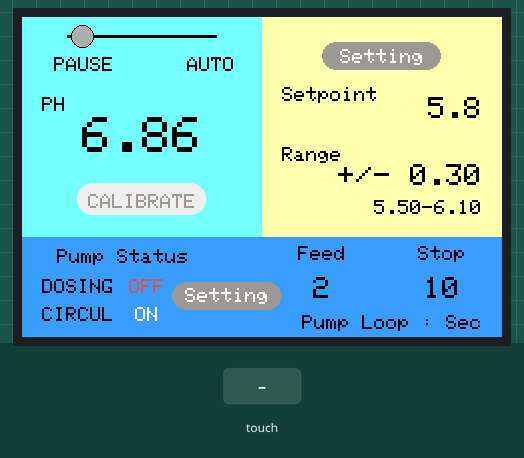
Bench run of a sketch on a simulated ESP32. Parts: 480×320 colour display. Inputs (shaded band) come from the test bench. What the sketch prints to the serial monitor is not drawn.

Above: at 6.5 s.
6.6 s: screen touched at 13 % across, 10 % down
At 8.1 s:
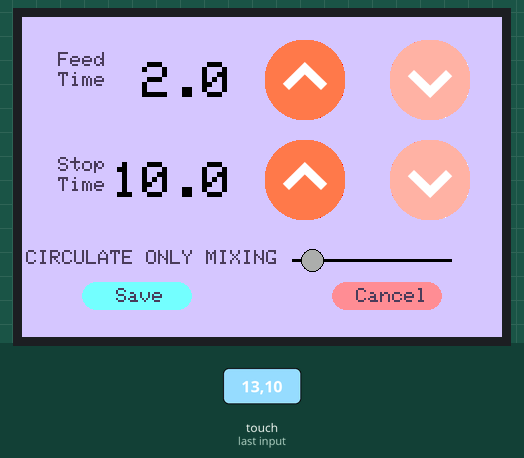
8.4 s: screen touched at 38 % across, 10 % down
At 9.2 s:
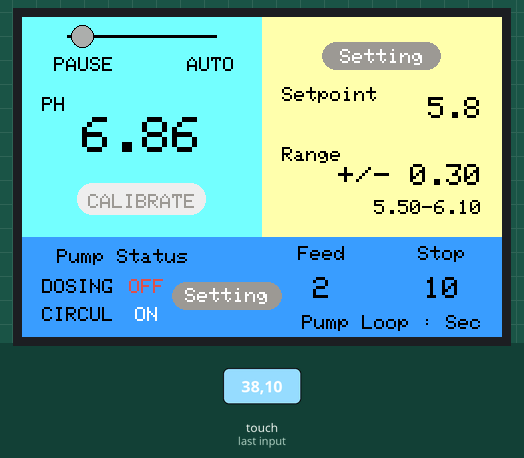
10.3 s: screen touched at 62 % across, 50 % down
At 11.8 s:
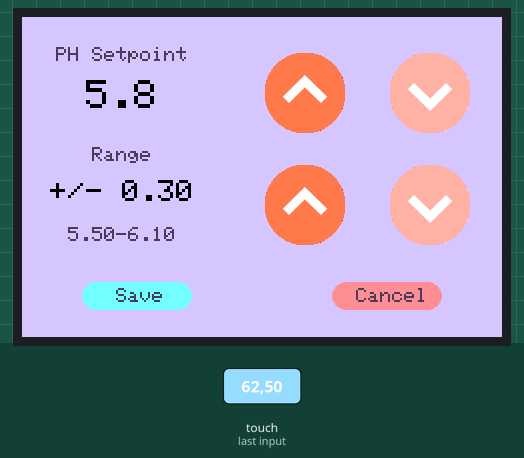
12.1 s: screen touched at 62 % across, 10 % down
At 13.7 s:
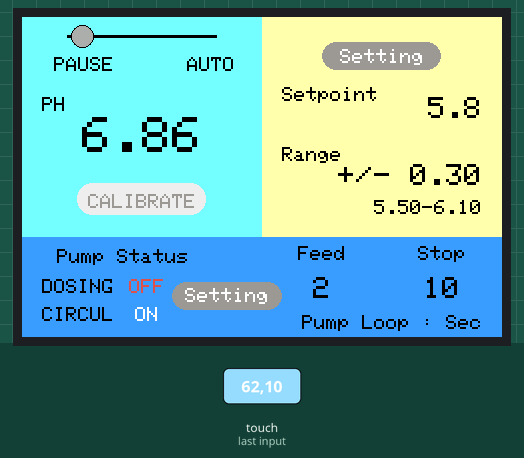
14.0 s: screen touched at 13 % across, 50 % down
At 14.7 s:
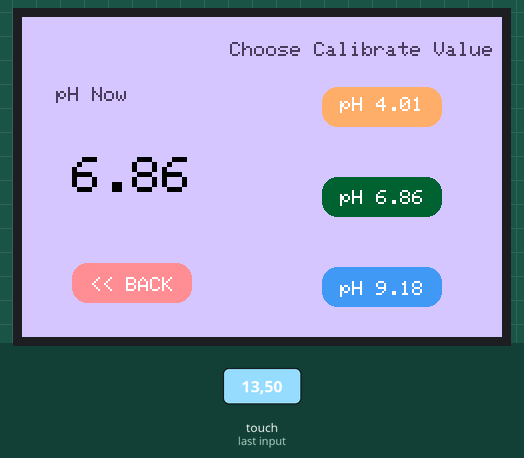
15.7 s: screen touched at 13 % across, 30 % down
At 16.5 s:
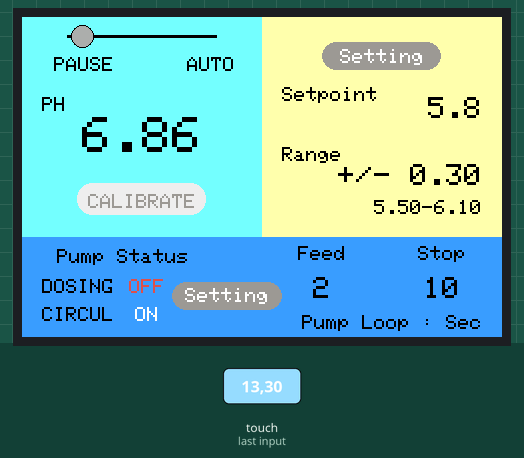
Timing chart, 0 to 18.6 s (numbered marks = the images above; inputs shaded):
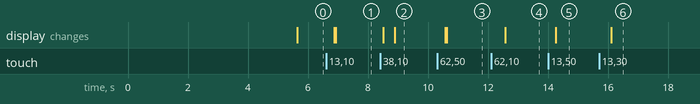

The sketch:

main.ino
```cpp
#include <TFT_eSPI.h>

#include "iconUp.h"
#include "iconDown.h"

TFT_eSPI tft = TFT_eSPI();

TFT_eSprite upSprite = TFT_eSprite(&tft);
TFT_eSprite downSprite = TFT_eSprite(&tft);

bool modeAuto = false;

float pHCurrent = 6.86;

float pHSetPoint = 5.8;
float pHRange = 0.3;

float feedTime = 2.0;
float stopTime = 10.0;
bool mixing = false;

float prePHSetPoint = pHSetPoint;
float prePpHRange = pHRange;

float preFeedTime = feedTime;
float preStopTime = stopTime;
bool preMixing = mixing;

void setup()
{
    Serial.begin(115200);
    tft.init();

    tft.setRotation(1);
    tft.setSwapBytes(true);
    //    fill screen
    tft.fillScreen(tft.color24to16(0x000000));

    tft.setTextSize(5);
    tft.setTextColor(tft.color24to16(0xFFFFFF));
    tft.setTextDatum(CC_DATUM);

    tft.drawString("HELLO!", 270, 100);
    tft.drawString("Welcome", 260, 140);

    delay(5000);
}

int currentPage = 1;
bool isShowMainScreen = false;
bool isShowPHsetPoint = false;
bool isShowCalibrate = false;
bool isShowSettingFeed = false;

void loop()
{
    switch (currentPage)
    {
    case 1:
        showMainScreen();
        break;
    case 2:
        showPHsetPoint();
        break;
    case 3:
        showCalibrate();
        break;
    case 4:
        showSettingFeed();
        break;
    default:
        // reset go to home screen
        currentPage = 1;
    }

    delay(50);
}

void changeMode()
{
    tft.fillRect(0, 0, 240, 32, tft.color24to16(0x72FEFD));

    tft.drawFastHLine(45, 20, 150, tft.color24to16(0x000));
    tft.drawFastHLine(45, 19, 150, tft.color24to16(0x000));
    tft.drawFastHLine(45, 18, 150, tft.color24to16(0x000));
    if (modeAuto)
    {
        tft.drawEllipse(60, 19, 10, 10, tft.color24to16(0x000));
        tft.drawEllipse(60, 19, 11, 11, tft.color24to16(0x000));
        tft.fillCircle(60, 19, 10, tft.color24to16(0xafafaf));
        Serial.println("Pause");
        modeAuto = false;
    }
    else
    {
        tft.drawEllipse(180, 19, 10, 10, tft.color24to16(0x000));
        tft.drawEllipse(180, 19, 11, 11, tft.color24to16(0x000));
        tft.fillCircle(180, 19, 10, tft.color24to16(0x3D9CF8));
        Serial.println("Auto");
        modeAuto = true;
    }
}

void showMainScreen()

{
    if (isShowMainScreen)
    {
        Serial.println("showing main screen");
        uint16_t x, y;
        if (tft.getTouch(&x, &y))
        {
            Serial.printf("Touched at (%d, %d)\n", x, y);
            if ((x > 0 && x < 240) && (y > 230 && y < 320))
            {
                changeMode();
            }
            else if ((x > 240 && x < 480) && (y > 120 && y < 320))
            {
                currentPage = 2;
            }
            else if ((x > 0 && x < 240) && (y > 100 && y < 180))
            {
                currentPage = 3;
            }
            else if ((x > 0 && x < 480) && (y > 0 && y < 100))
            {
                currentPage = 4;
            }
        }
    }
    else
    {
        //    fill screen
        tft.fillScreen(tft.color24to16(0x000000));

        // ========================================================================== //
        tft.fillRect(0, 0, 240, 220, tft.color24to16(0x72FEFD));

        tft.drawFastHLine(45, 20, 150, tft.color24to16(0x000));
        tft.drawFastHLine(45, 19, 150, tft.color24to16(0x000));
        tft.drawFastHLine(45, 18, 150, tft.color24to16(0x000));

        tft.drawEllipse(60, 19, 10, 10, tft.color24to16(0x000));
        tft.drawEllipse(60, 19, 11, 11, tft.color24to16(0x000));
        tft.fillCircle(60, 19, 10, tft.color24to16(0xafafaf));

        tft.setTextSize(2);
        tft.setTextColor(tft.color24to16(0x000));
        tft.setTextDatum(TL_DATUM);
        tft.drawString("PAUSE", 32, 40);

        tft.setTextSize(2);
        tft.setTextColor(tft.color24to16(0x000));
        tft.setTextDatum(TL_DATUM);
        tft.drawString("AUTO", 165, 40);

        tft.setTextSize(2);
        tft.setTextColor(tft.color24to16(0x000));
        tft.setTextDatum(TL_DATUM);
        tft.drawString("PH", 20, 80);

        tft.setTextSize(5);
        tft.setTextColor(tft.color24to16(0x000));
        tft.setTextDatum(MC_DATUM);
        tft.drawFloat(pHCurrent, 2, 120, 120);

        tft.fillRoundRect(55, 166, 129, 32, 15, tft.color24to16(0xEEEEEE));

        tft.setTextSize(2);
        tft.setTextColor(tft.color24to16(0x989997));
        tft.setTextDatum(MC_DATUM);
        tft.drawString("CALIBRATE", 120, 185);

        // ========================================================================== //
        tft.fillRect(240, 0, 240, 220, tft.color24to16(0xFFFDA8));

        tft.fillRoundRect(300, 25, 119, 28, 15, tft.color24to16(0x989997));

        tft.setTextSize(2);
        tft.setTextColor(tft.color24to16(0xFFFFFF));
        tft.setTextDatum(MC_DATUM);
        tft.drawString("Setting", 360, 40);

        tft.setTextSize(2);
        tft.setTextColor(tft.color24to16(0x000));
        tft.setTextDatum(TL_DATUM);
        tft.drawString("Setpoint", 260, 70);

        tft.setTextSize(3);
        tft.setTextColor(tft.color24to16(0x000));
        tft.setTextDatum(TR_DATUM);
        tft.drawFloat(pHSetPoint, 1, 460, 80);

        tft.setTextSize(2);
        tft.setTextColor(tft.color24to16(0x000));
        tft.setTextDatum(TL_DATUM);
        tft.drawString("Range", 260, 130);

        tft.setTextSize(3);
        tft.setTextColor(tft.color24to16(0x000));
        tft.setTextDatum(TR_DATUM);
        tft.drawString("+/- " + String(pHRange), 460, 147);

        tft.setTextSize(2);
        tft.setTextColor(tft.color24to16(0x000));
        tft.setTextDatum(TR_DATUM);
        tft.drawString(String((pHSetPoint - pHRange)) + "-" + String((pHSetPoint + pHRange)), 460, 183);

        // ========================================================================== //
        tft.fillRect(0, 220, 480, 100, tft.color24to16(0x3D9CF8));

        tft.setTextSize(2);
        tft.setTextColor(tft.color24to16(0x000));
        tft.setTextDatum(TL_DATUM);
        tft.drawString("Pump Status", 35, 232);

        tft.setTextSize(2);
        tft.setTextColor(tft.color24to16(0x000));
        tft.setTextDatum(TL_DATUM);
        tft.drawString("DOSING", 20, 262);

        tft.setTextSize(2);
        tft.setTextColor(tft.color24to16(0xD9534F));
        tft.setTextDatum(TC_DATUM);
        tft.drawString("OFF", 125, 262);

        tft.setTextSize(2);
        tft.setTextColor(tft.color24to16(0x000));
        tft.setTextDatum(TL_DATUM);
        tft.drawString("CIRCUL", 20, 290);

        tft.setTextSize(2);
        tft.setTextColor(tft.color24to16(0xFFFFFF));
        tft.setTextDatum(TC_DATUM);
        tft.drawString("ON", 125, 290);

        tft.fillRoundRect(150, 265, 110, 28, 15, tft.color24to16(0x989997));

        tft.setTextSize(2);
        tft.setTextColor(tft.color24to16(0xFFFFFF));
        tft.setTextDatum(TC_DATUM);
        tft.drawString("Setting", 205, 271);

        tft.setTextSize(2);
        tft.setTextColor(tft.color24to16(0x000));
        tft.setTextDatum(TC_DATUM);
        tft.drawString("Feed", 300, 229);

        tft.setTextSize(3);
        tft.setTextColor(tft.color24to16(0x000));
        tft.setTextDatum(TC_DATUM);
        tft.drawNumber(feedTime, 300, 260);

        tft.setTextSize(2);
        tft.setTextColor(tft.color24to16(0x000));
        tft.setTextDatum(TC_DATUM);
        tft.drawString("Stop", 420, 229);

        tft.setTextSize(3);
        tft.setTextColor(tft.color24to16(0x000));
        tft.setTextDatum(TC_DATUM);
        tft.drawNumber(stopTime, 420, 260);

        tft.setTextSize(2);
        tft.setTextColor(tft.color24to16(0x000));
        tft.setTextDatum(TL_DATUM);
        tft.drawString("Pump Loop : Sec", 280, 298);

        isShowMainScreen = true;
        isShowPHsetPoint = false;
        isShowCalibrate = false;
        isShowSettingFeed = false;
    }
}

void showPHsetPoint()
{
    if (isShowPHsetPoint)
    {
        Serial.println("showing PH Set Point screen");
        uint16_t x, y;
        if (tft.getTouch(&x, &y))
        {
            Serial.printf("Touched at (%d, %d)\n", x, y);
            // save button
            if ((x > 0 && x < 240) && (y > 0 && y < 60))
            {
                pHSetPoint = prePHSetPoint;
                pHRange = prePpHRange;
                currentPage = 1;
            }
            // cancel button
            else if ((x > 240 && x < 480) && (y > 0 && y < 60))
            {
                prePHSetPoint = pHSetPoint;
                prePpHRange = pHRange;
                currentPage = 1;
            }
            // touch add set point
            else if ((x > 212 && x < 347) && (y > 190 && y < 300))
            {
                prePHSetPoint = prePHSetPoint + 0.1;
            }
            // touch negative set point
            else if ((x > 347 && x < 480) && (y > 190 && y < 300))
            {
                prePHSetPoint = prePHSetPoint - 0.1;
            }
            // touch add range set point
            else if ((x > 212 && x < 347) && (y > 80 && y < 190))
            {
                prePpHRange = prePpHRange + 0.1;
            }
            // touch negative range set point
            else if ((x > 347 && x < 480) && (y > 80 && y < 190))
            {
                prePpHRange = prePpHRange - 0.1;
            }

            tft.fillRoundRect(0, 0, 210, 250, 15, tft.color24to16(0xD7C5F9));

            tft.setTextSize(2);
            tft.setTextColor(tft.color24to16(0x483E59));
            tft.setTextDatum(TC_DATUM);
            tft.drawString("PH Setpoint", 100, 30);
            tft.drawString("Range", 100, 130);
            tft.drawString(String((prePHSetPoint - prePpHRange)) + "-" + String((prePHSetPoint + prePpHRange)), 100, 210);

            tft.setTextSize(4);
            tft.setTextColor(tft.color24to16(0x000));
            tft.setTextDatum(TC_DATUM);
            tft.drawFloat(prePHSetPoint, 1, 100, 63);

            tft.setTextSize(3);
            tft.setTextColor(tft.color24to16(0x000));
            tft.setTextDatum(TC_DATUM);
            tft.drawString("+/- " + String(prePpHRange), 100, 163);
        }
    }
    else
    {

        // =============PH Setpoint=============================================//
        tft.fillScreen(tft.color24to16(0xD7C5F9));

        tft.setTextSize(2);
        tft.setTextColor(tft.color24to16(0x483E59));
        tft.setTextDatum(TC_DATUM);
        tft.drawString("PH Setpoint", 100, 30);
        tft.drawString("Range", 100, 130);
        tft.drawString(String((pHSetPoint - pHRange)) + "-" + String((pHSetPoint + pHRange)), 100, 210);

        tft.setTextSize(4);
        tft.setTextColor(tft.color24to16(0x000));
        tft.setTextDatum(TC_DATUM);
        tft.drawFloat(pHSetPoint, 1, 100, 63);

        tft.setTextSize(3);
        tft.setTextColor(tft.color24to16(0x000));
        tft.setTextDatum(TC_DATUM);
        tft.drawString("+/- " + String(pHRange), 100, 163);

        tft.fillRoundRect(60, 265, 110, 28, 15, tft.color24to16(0x73FDFF));

        tft.setTextSize(2);
        tft.setTextColor(tft.color24to16(0x483E59));
        tft.setTextDatum(TC_DATUM);
        tft.drawString("Save", 118, 271);

        upSprite.createSprite(96, 96);
        upSprite.setSwapBytes(true);
        upSprite.pushImage(0, 0, 96, 96, up);

        upSprite.pushSprite(235, 28, TFT_BLACK);
        upSprite.pushSprite(235, 140, TFT_BLACK);

        downSprite.createSprite(96, 96);
        downSprite.setSwapBytes(true);
        downSprite.pushImage(0, 0, 96, 96, down);

        downSprite.pushSprite(360, 28, TFT_BLACK);
        downSprite.pushSprite(360, 140, TFT_BLACK);

        tft.fillRoundRect(310, 265, 110, 28, 15, tft.color24to16(0xFF8C95));

        tft.setTextSize(2);
        tft.setTextColor(tft.color24to16(0x483E59));
        tft.setTextDatum(TC_DATUM);
        tft.drawString("Cancel", 370, 271);

        isShowMainScreen = false;
        isShowPHsetPoint = true;
        isShowCalibrate = false;
        isShowSettingFeed = false;
    }
}

void showCalibrate()
{

    if (isShowCalibrate)
    {
        Serial.println("Showing Calibrate Screen");
        uint16_t x, y;
        if (tft.getTouch(&x, &y))
        {
            Serial.printf("Touched at (%d, %d)\n", x, y);
            // << back button
            if ((x > 0 && x < 220) && (y > 0 && y < 100))
            {
                currentPage = 1;
            }
        }
    }
    else
    {
        tft.fillScreen(tft.color24to16(0xD7C5F9));

        tft.setTextSize(2);
        tft.setTextColor(tft.color24to16(0x483E59));
        tft.setTextDatum(TC_DATUM);
        tft.drawString("pH Now", 70, 70);

        tft.setTextSize(5);
        tft.setTextColor(tft.color24to16(0x000));
        tft.setTextDatum(TC_DATUM);
        tft.drawFloat(pHCurrent, 2, 110, 140);

        tft.fillRoundRect(50, 246, 120, 40, 15, tft.color24to16(0xFF8C95));

        tft.setTextSize(2);
        tft.setTextColor(tft.color24to16(0xFFFFFF));
        tft.setTextDatum(TC_DATUM);
        tft.drawString("<< BACK", 110, 260);

        tft.setTextSize(2);
        tft.setTextColor(tft.color24to16(0x483E59));
        tft.setTextDatum(TC_DATUM);
        tft.drawString("Choose Calibrate Value", 340, 25);

        tft.fillRoundRect(300, 70, 120, 40, 15, tft.color24to16(0xFFAD68));

        tft.setTextSize(2);
        tft.setTextColor(tft.color24to16(0xFFFFFF));
        tft.setTextDatum(TC_DATUM);
        tft.drawString("pH 4.01", 360, 80);

        tft.fillRoundRect(300, 160, 120, 40, 15, tft.color24to16(0x046334));

        tft.setTextSize(2);
        tft.setTextColor(tft.color24to16(0xFFFFFF));
        tft.setTextDatum(TC_DATUM);
        tft.drawString("pH 6.86", 360, 173);

        tft.fillRoundRect(300, 250, 120, 40, 15, tft.color24to16(0x419AF4));

        tft.setTextSize(2);
        tft.setTextColor(tft.color24to16(0xFFFFFF));
        tft.setTextDatum(TC_DATUM);
        tft.drawString("pH 9.18", 360, 264);

        isShowMainScreen = false;
        isShowPHsetPoint = false;
        isShowCalibrate = true;
        isShowSettingFeed = false;
    }
}

void showSettingFeed()
{
    if (isShowSettingFeed)
    {
        Serial.println("Showing Calibrate Screen");
        uint16_t x, y;
        if (tft.getTouch(&x, &y))
        {
            Serial.printf("Touched at (%d, %d)\n", x, y);
            // << save button
            if ((x > 0 && x < 220) && (y > 0 && y < 60))
            {
                feedTime = preFeedTime;
                stopTime = preStopTime;
                mixing = preMixing;
                currentPage = 1;
            }
            // cancel button
            else if ((x > 356 && x < 480) && (y > 0 && y < 60))
            {
                preFeedTime = feedTime;
                preStopTime = stopTime;
                preMixing = mixing;
                currentPage = 1;
            }
            // add feed time
            else if ((x > 232 && x < 356) && (y > 205 && y < 320))
            {
                preFeedTime = preFeedTime + 1;
            }
            // negative feed time
            else if ((x > 356 && x < 480) && (y > 205 && y < 320))
            {
                preFeedTime = preFeedTime - 1;
            }
            // add stop time
            else if ((x > 232 && x < 356) && (y > 90 && y < 205))
            {
                preStopTime = preStopTime + 1;
            }
            // negative stop time
            else if ((x > 356 && x < 480) && (y > 90 && y < 205))
            {
                preStopTime = preStopTime - 1;
            }
            // switch mixing
            else if ((x > 235 && x < 480) && (y > 60 && y < 110))
            {

                preMixing = !preMixing;
            }

            tft.fillRoundRect(0, 0, 235, 200, 0, tft.color24to16(0xD7C5F9));
            tft.fillRoundRect(235, 213, 190, 48, 0, tft.color24to16(0xD7C5F9));

            tft.setTextSize(2);
            tft.setTextColor(tft.color24to16(0x483E59));
            tft.setTextDatum(TC_DATUM);
            tft.drawString("Feed", 60, 35);
            tft.drawString("Time", 60, 55);

            tft.setTextSize(5);
            tft.setTextColor(tft.color24to16(0x000));
            tft.setTextDatum(TR_DATUM);
            tft.drawFloat(preFeedTime, 1, 210, 45);

            tft.setTextSize(2);
            tft.setTextColor(tft.color24to16(0x483E59));
            tft.setTextDatum(TC_DATUM);
            tft.drawString("Stop", 60, 140);
            tft.drawString("Time", 60, 160);

            tft.setTextSize(5);
            tft.setTextColor(tft.color24to16(0x000));
            tft.setTextDatum(TR_DATUM);
            tft.drawFloat(preStopTime, 1, 210, 145);

            tft.drawFastHLine(270, 242, 160, tft.color24to16(0x000));
            tft.drawFastHLine(270, 243, 160, tft.color24to16(0x000));
            tft.drawFastHLine(270, 244, 160, tft.color24to16(0x000));

            if (preMixing)
            {
                tft.drawEllipse(420, 243, 10, 10, tft.color24to16(0x000));
                tft.drawEllipse(420, 243, 11, 11, tft.color24to16(0x000));
                tft.fillCircle(420, 243, 10, tft.color24to16(0x3D9CF8));
            }
            else
            {
                tft.drawEllipse(290, 243, 10, 10, tft.color24to16(0x000));
                tft.drawEllipse(290, 243, 11, 11, tft.color24to16(0x000));
                tft.fillCircle(290, 243, 10, tft.color24to16(0xafafaf));
            }
        }
    }
    else
    {
        tft.fillScreen(tft.color24to16(0xD7C5F9));

        tft.setTextSize(2);
        tft.setTextColor(tft.color24to16(0x483E59));
        tft.setTextDatum(TC_DATUM);
        tft.drawString("Feed", 60, 35);
        tft.drawString("Time", 60, 55);

        tft.setTextSize(5);
        tft.setTextColor(tft.color24to16(0x000));
        tft.setTextDatum(TR_DATUM);
        tft.drawFloat(feedTime, 1, 210, 45);

        tft.setTextSize(2);
        tft.setTextColor(tft.color24to16(0x483E59));
        tft.setTextDatum(TC_DATUM);
        tft.drawString("Stop", 60, 140);
        tft.drawString("Time", 60, 160);

        tft.setTextSize(5);
        tft.setTextColor(tft.color24to16(0x000));
        tft.setTextDatum(TR_DATUM);
        tft.drawFloat(stopTime, 1, 210, 145);

        upSprite.createSprite(96, 96);
        upSprite.setSwapBytes(true);
        upSprite.pushImage(0, 0, 96, 96, up);

        upSprite.pushSprite(235, 15, TFT_BLACK);
        upSprite.pushSprite(235, 115, TFT_BLACK);

        downSprite.createSprite(96, 96);
        downSprite.setSwapBytes(true);
        downSprite.pushImage(0, 0, 96, 96, down);

        downSprite.pushSprite(360, 15, TFT_BLACK);
        downSprite.pushSprite(360, 115, TFT_BLACK);

        tft.setTextSize(2);
        tft.setTextColor(tft.color24to16(0x483E59));
        tft.setTextDatum(TC_DATUM);
        tft.drawString("CIRCULATE ONLY MIXING", 130, 233);

        tft.drawFastHLine(270, 242, 160, tft.color24to16(0x000));
        tft.drawFastHLine(270, 243, 160, tft.color24to16(0x000));
        tft.drawFastHLine(270, 244, 160, tft.color24to16(0x000));

        tft.drawEllipse(290, 243, 10, 10, tft.color24to16(0x000));
        tft.drawEllipse(290, 243, 11, 11, tft.color24to16(0x000));
        tft.fillCircle(290, 243, 10, tft.color24to16(0xafafaf));

        tft.fillRoundRect(60, 265, 110, 28, 15, tft.color24to16(0x73FDFF));

        tft.setTextSize(2);
        tft.setTextColor(tft.color24to16(0x483E59));
        tft.setTextDatum(TC_DATUM);
        tft.drawString("Save", 118, 271);

        tft.fillRoundRect(310, 265, 110, 28, 15, tft.color24to16(0xFF8C95));

        tft.setTextSize(2);
        tft.setTextColor(tft.color24to16(0x483E59));
        tft.setTextDatum(TC_DATUM);
        tft.drawString("Cancel", 370, 271);

        isShowMainScreen = false;
        isShowPHsetPoint = false;
        isShowCalibrate = false;
        isShowSettingFeed = true;
    }
}
```

Source omitted: iconDown.h (data table, 90187 bytes), iconUp.h (data table, 90183 bytes)

Measured:
- after the input at 6.6 s, the display: first changes after 0.27 s (image 1 shows a later state)
- after the input at 8.4 s, the display: first changes after 0.10 s (image 2 shows a later state)
- after the input at 10.3 s, the display: first changes after 0.27 s (image 3 shows a later state)
- after the input at 12.1 s, the display: changes after 0.47 s (image 4)
- after the input at 14.0 s, the display: changes after 0.26 s (image 5)
- after the input at 15.7 s, the display: changes after 0.40 s (image 6)
